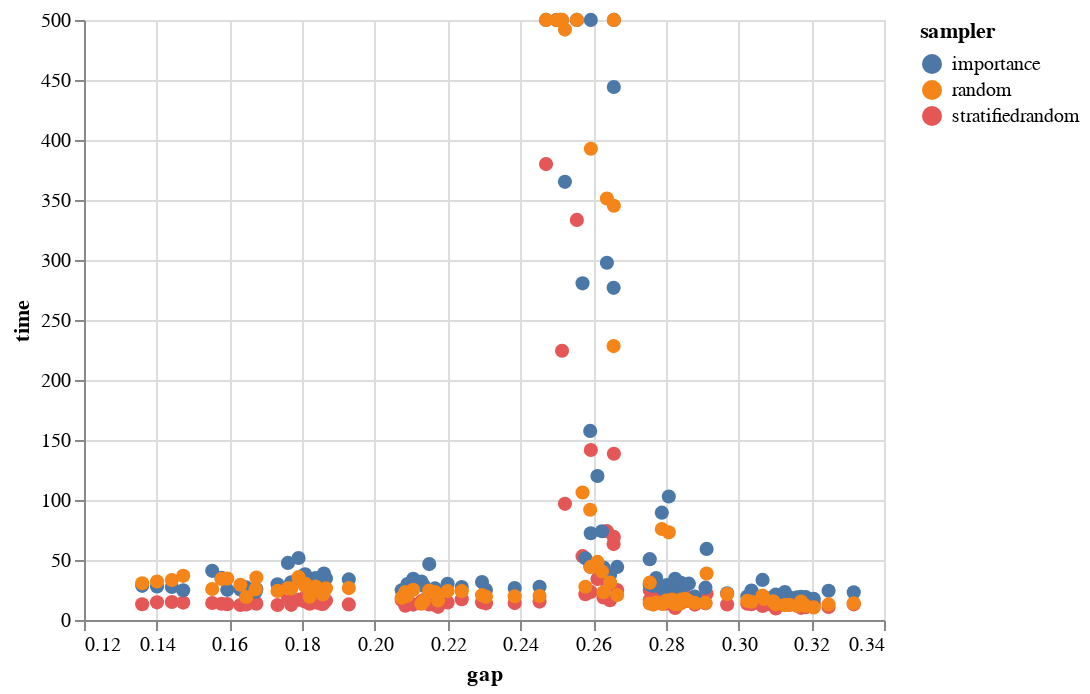

The notebook cell saved with this chart:
### Code cell
data = [
	{'sampler': sampler, 'time': times[ix_model, ix_samp], 'gap': gaps[ix_model], 'model': model}
	for ix_samp, sampler in enumerate(samplers)
	for ix_model, model in enumerate(model_names)
]

single = alt.selection_single(on='mouseover', nearest=True, fields=['model'])
alt.Chart(alt.Data(values=data)).mark_circle(size=50).encode(
	alt.Y('time:Q', scale=alt.Scale(domainMax=500)),
	alt.X('gap:Q', scale=alt.Scale(zero=False)),
	tooltip='model:N',
	color='sampler:N',
	opacity=alt.condition(single, alt.value(1), alt.value(0.2))
	# size=alt.condition(single, alt.value(130), alt.value(30)),
	# stroke=alt.condition(single, alt.value('black'), alt.value('white'))
).add_selection(
	single
)

### Figure 1 — Vega-Lite specification as saved in the notebook (floating-point values rounded to 4 significant figures; data arrays with more than 128 entries replaced by an {"elided": "..."} marker saying what was removed)
{"config": {"view": {"continuousWidth": 400, "continuousHeight": 300}}, "data": {"values": {"elided": "288 records"}}, "mark": {"type": "circle", "size": 50}, "encoding": {"color": {"field": "sampler", "type": "nominal"}, "opacity": {"condition": {"value": 1, "selection": "selector001"}, "value": 0.2}, "tooltip": {"field": "model", "type": "nominal"}, "x": {"field": "gap", "scale": {"zero": false}, "type": "quantitative"}, "y": {"field": "time", "scale": {"domainMax": 500}, "type": "quantitative"}}, "selection": {"selector001": {"type": "single", "on": "mouseover", "nearest": true, "fields": ["model"]}}, "$schema": "https://vega.github.io/schema/vega-lite/v4.17.0.json"}
